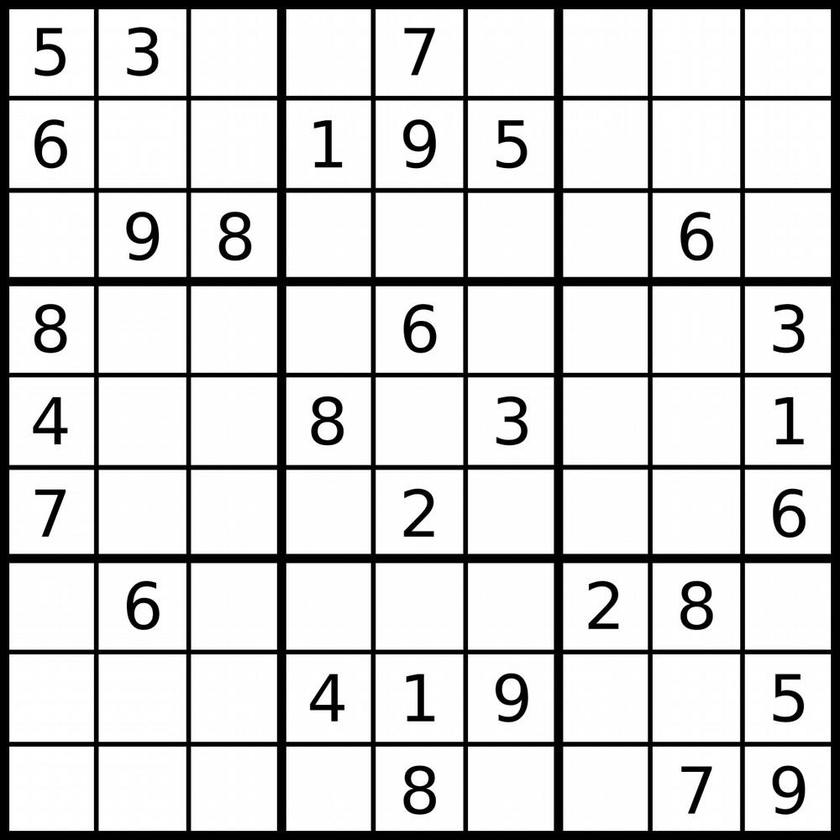
#> input picture tests/images/cdc/1.png, 840 x 840 px, shrunk from 1000 x 1000 before the run, found by its file name
$ python generate_rotations.py images/cdc/1.png 40 10
#> lines starting #> are read from the running program, lines starting #| are printed output that depends on the picture
# This script generates a set of rotated images from an input image
# usage: python genera_rotations.py <input_file> <max_angle> <num_rotations>
# example: python generate_rotations.py images/cdc/1.png 40 10
import sys
import os
import cv2
import numpy as np


def rotate_image(image, angle):
    height, width = image.shape[:2]
    image_center = (width/2, height/2)

    rotation_image = cv2.getRotationMatrix2D(image_center, angle, 1.)
    abs_cos = abs(rotation_image[0,0])
    abs_sin = abs(rotation_image[0,1])

    bound_w = int(height * abs_sin + width * abs_cos)
    bound_h = int(height * abs_cos + width * abs_sin)

    rotation_image[0, 2] += bound_w/2 - image_center[0]
    rotation_image[1, 2] += bound_h/2 - image_center[1]

    rotated_image = cv2.warpAffine(image, rotation_image, (bound_w, bound_h))
    return rotated_image


def main():
    if len(sys.argv) != 4:
        print("usage: python generate_rotations.py <input_file> <max_angle> <num_rotations>")
        sys.exit(1)
    input_file = sys.argv[1]
    max_angle = int(sys.argv[2])
    num_rotations = int(sys.argv[3])

    image = cv2.imread(input_file)
#> image is the input picture: shape (840, 840, 3); min 0, max 255, mean 209.4
    image = cv2.cvtColor(image, cv2.COLOR_BGR2GRAY)
#> image: shape (840, 840)
    output_name = os.path.splitext(input_file)[0]
    for angle in range(-max_angle, max_angle+1, 2*max_angle//num_rotations):
        if angle == 0:
            continue
        rotated_image = rotate_image(image, angle)
        cv2.imwrite(output_name + "_rotated(" + str(angle) + ").png", rotated_image)
#> this loop made 11 passes
#> pass 1, in rotate_image, `rotated_image = cv2.warpAffine(image, rotation_image, (bound_w, bound_..`:
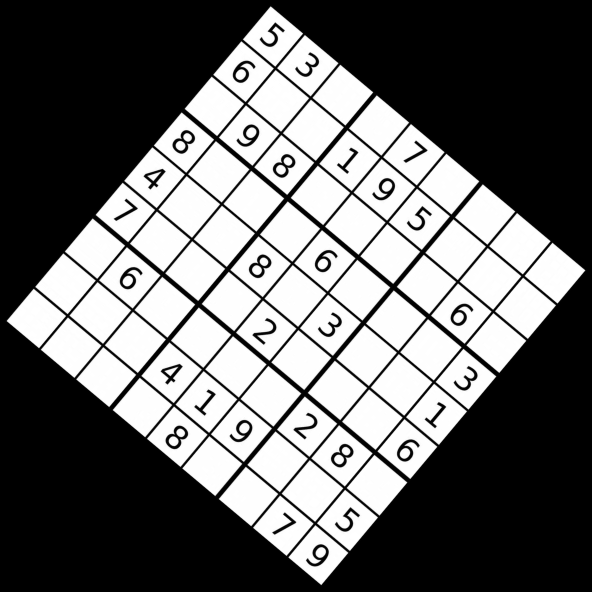
#> rotated_image: shape (1183, 1183) (shown at 1/2 size); min 0, max 255, mean 105.6
#> pass 2, in rotate_image (call 2), `rotated_image = cv2.warpAffine(image, rotation_image, (bound_w, bound_..`:
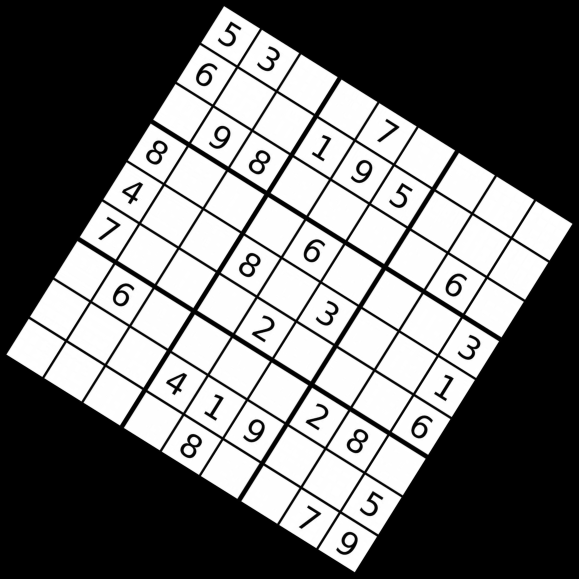
#> rotated_image: shape (1157, 1157) (shown at 1/2 size); min 0, max 255, mean 110.4
#> pass 3, in rotate_image (call 3), `rotated_image = cv2.warpAffine(image, rotation_image, (bound_w, bound_..`:
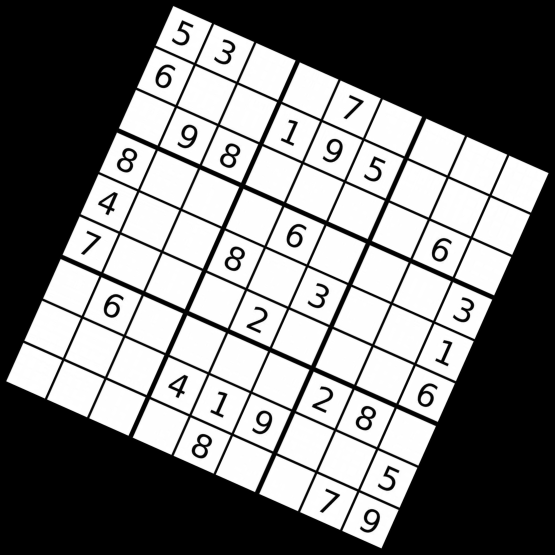
#> rotated_image: shape (1109, 1109) (shown at 1/2 size); min 0, max 255, mean 120.2


if __name__ == '__main__':
    main()

$ run again, with tests/images/cdc/2.png copied over tests/images/cdc/1.png
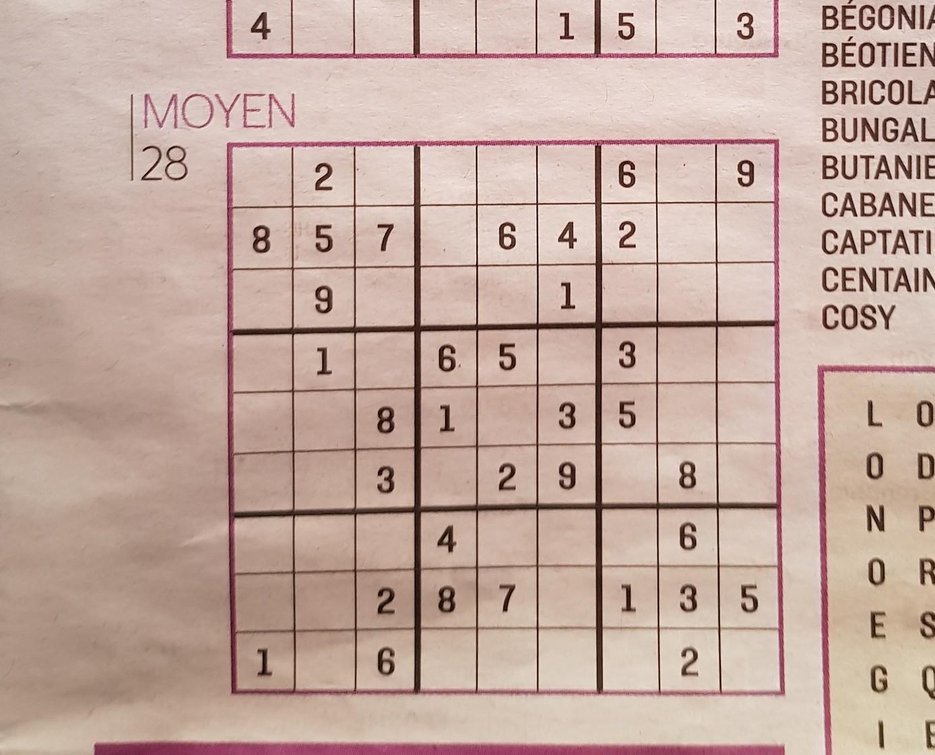
#> input picture tests/images/cdc/2.png, 935 x 755 px, shrunk from 1388 x 1121 before the run, found by its file name
#> in main, image is the input picture: shape (755, 935, 3); mean B, G, R 159.3, 169.9, 195.7
#> in main, `image = cv2.cvtColor(image, cv2.COLOR_BGR2GRAY)`:
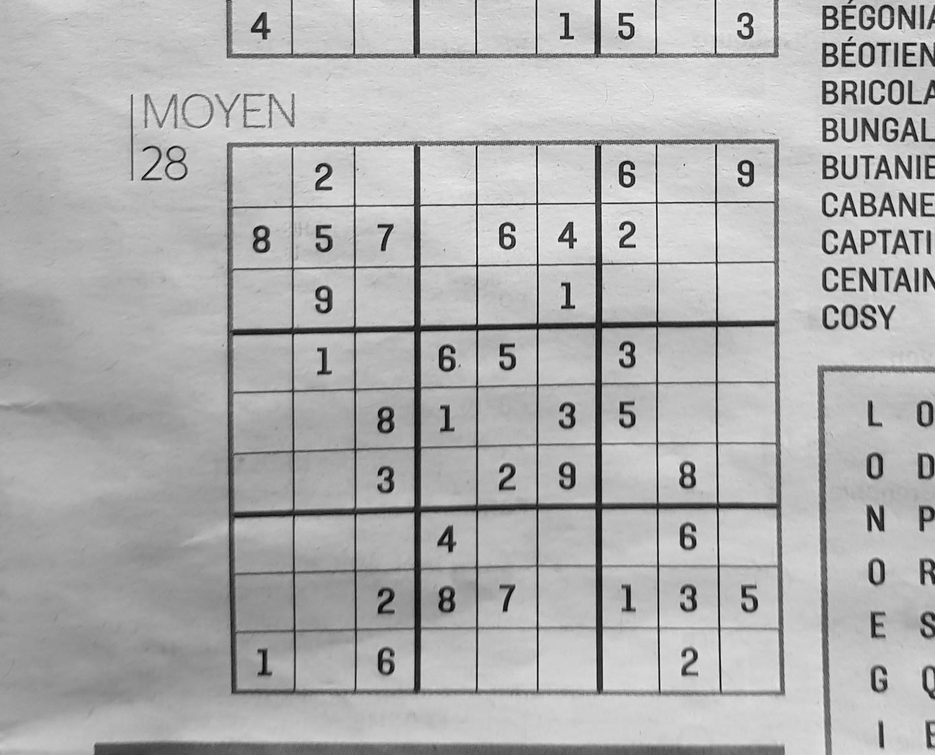
#> image: shape (755, 935); min 4, max 248, mean 176.4
#> the loop in main, `for angle in range(-max_angle, max_angle+1, 2*max_angle//num_rotations):` made 11 passes
#> pass 3, in rotate_image (call 3), `rotated_image = cv2.warpAffine(image, rotation_image, (bound_w, bound_..`:
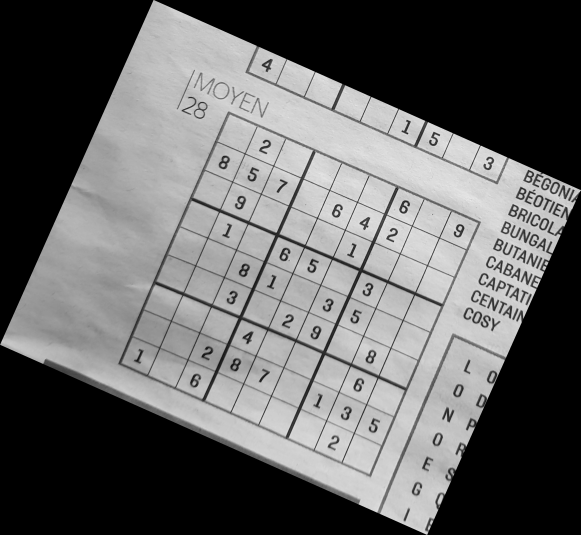
#> rotated_image: shape (1070, 1161) (shown at 1/2 size); min 0, max 244, mean 100.2

$ run again, with tests/images/cdc/3.png copied over tests/images/cdc/1.png
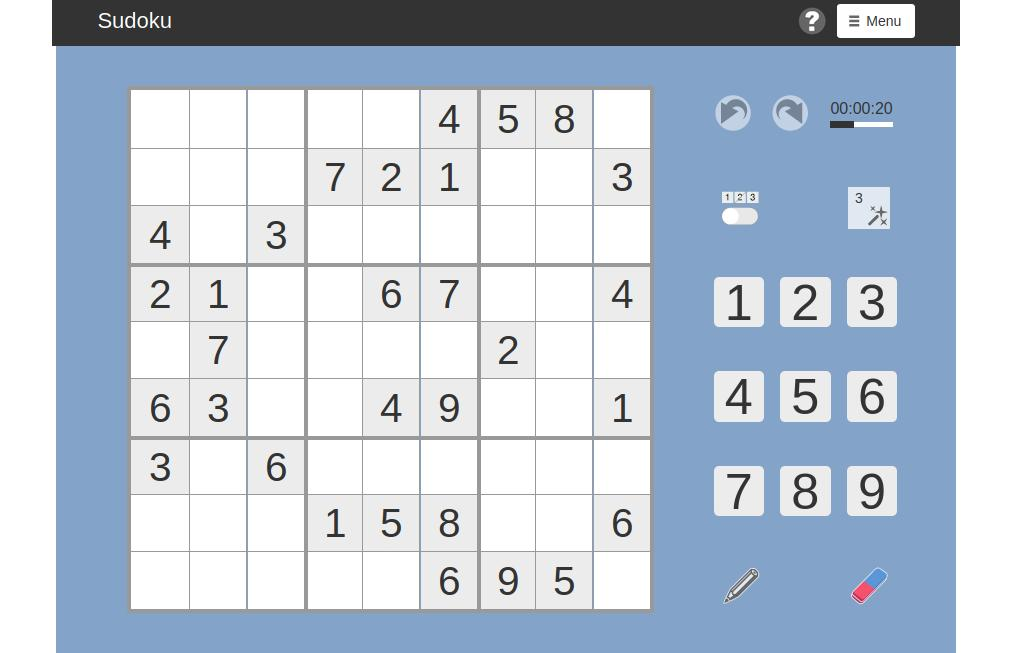
#> input picture tests/images/cdc/3.png, 1011 x 653 px, found by its file name
#> in main, image is the input picture: shape (653, 1011, 3); mean B, G, R 213.2, 199.4, 187.7
#> in main, `image = cv2.cvtColor(image, cv2.COLOR_BGR2GRAY)`:
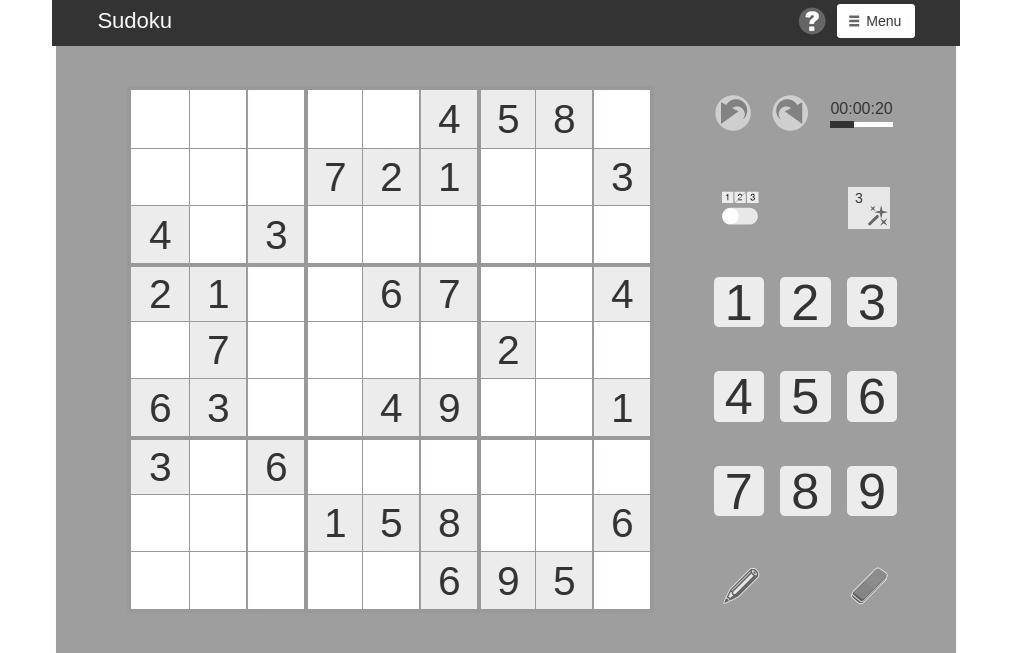
#> image: shape (653, 1011); min 17, max 255, mean 197.5
#> the loop in main, `for angle in range(-max_angle, max_angle+1, 2*max_angle//num_rotations):` made 11 passes
#> pass 3, in rotate_image (call 3), `rotated_image = cv2.warpAffine(image, rotation_image, (bound_w, bound_..`:
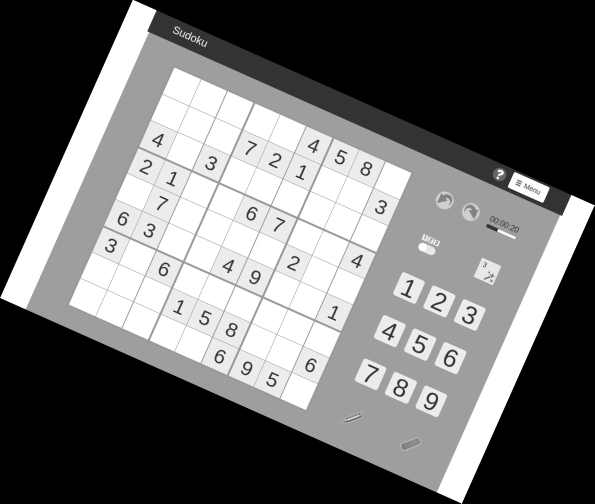
#> rotated_image: shape (1007, 1189) (shown at 1/2 size); min 0, max 255, mean 108.9

$ run again, with tests/images/cdc/4.png copied over tests/images/cdc/1.png
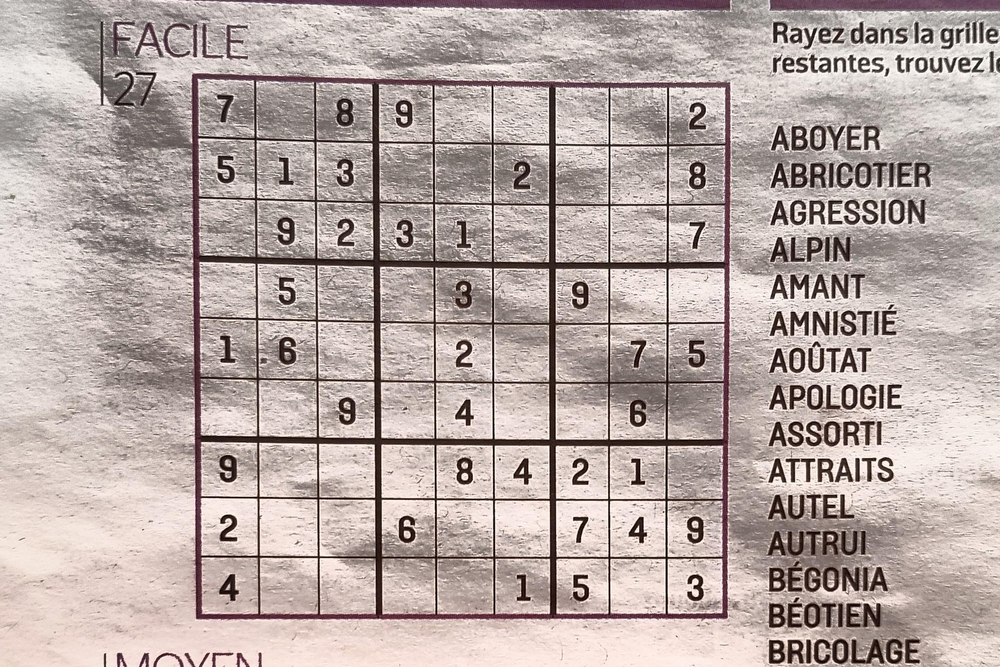
#> input picture tests/images/cdc/4.png, 1000 x 667 px, shrunk from 2125 x 1417 before the run, found by its file name
#> in main, image is the input picture: shape (667, 1000, 3); mean B, G, R 165.2, 169.3, 183
#> image: shape (667, 1000)
#> the loop in main, `for angle in range(-max_angle, max_angle+1, 2*max_angle//num_rotations):` made 11 passes
#> pass 1, in rotate_image, `rotated_image = cv2.warpAffine(image, rotation_image, (bound_w, bound_..`:
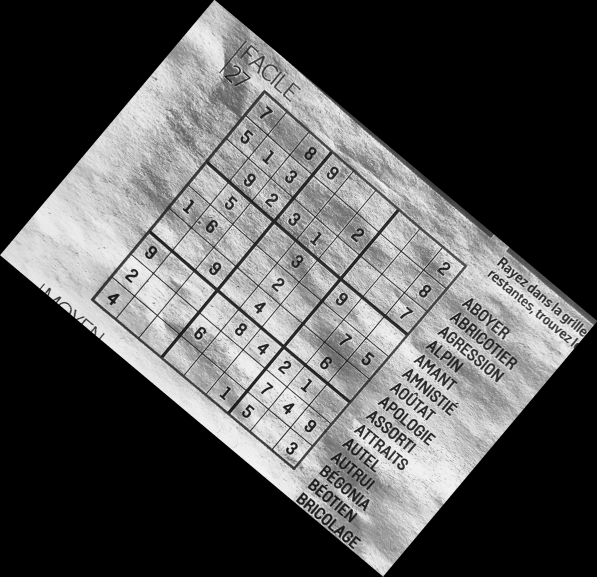
#> rotated_image: shape (1153, 1194) (shown at 1/2 size); min 0, max 255, mean 83.8
#> pass 3, in rotate_image (call 3), `rotated_image = cv2.warpAffine(image, rotation_image, (bound_w, bound_..`:
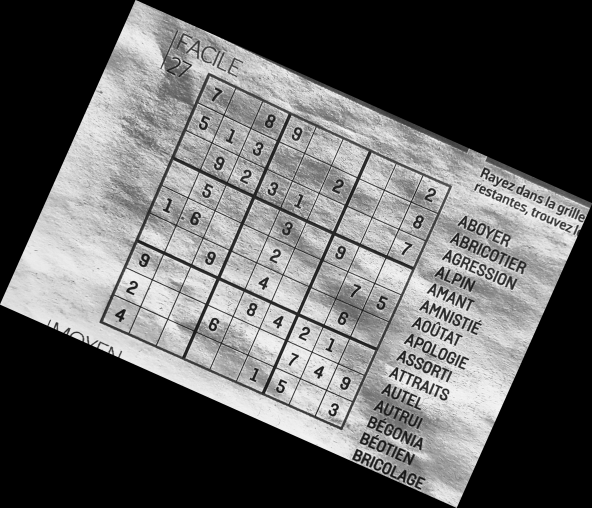
#> rotated_image: shape (1016, 1184) (shown at 1/2 size); min 0, max 255, mean 95.9
